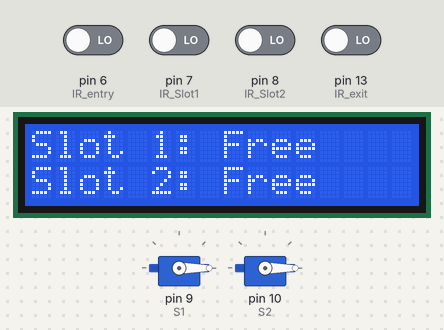
Bench run of a sketch on a simulated Arduino Uno, built with avr-gcc and run on an emulated ATmega328P. Shown: 2 × servo, 16×2 character LCD. The test bench sets the inputs (shaded band); at power-on: pin 6 (IR_entry), pin 7 (IR_Slot1), pin 8 (IR_Slot2), pin 13 (IR_exit) LOW.

Above: at 2.1 s.
5.3 s: pin 6 (IR_entry) driven HIGH
At 7.3 s:
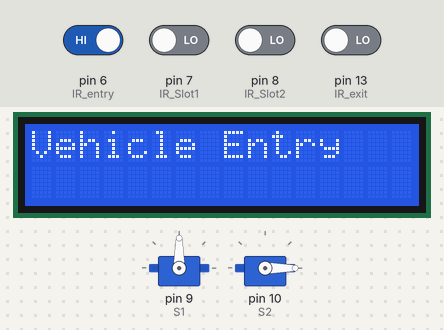
9.3 s: pin 13 (IR_exit) driven HIGH
At 11.5 s:
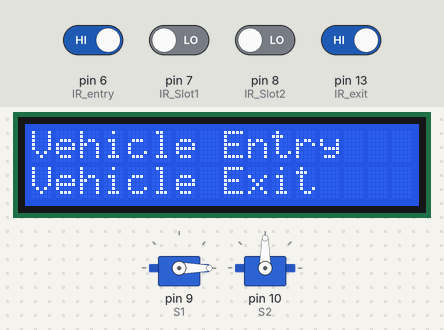
13.3 s: pin 7 (IR_Slot1) driven HIGH
At 15.1 s:
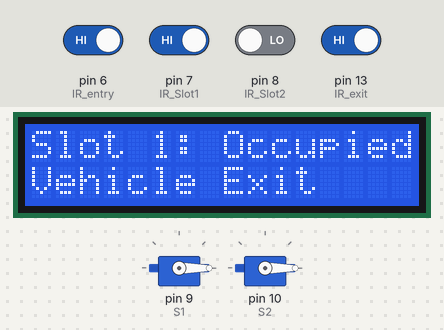
17.3 s: pin 8 (IR_Slot2) driven HIGH
At 20.2 s:
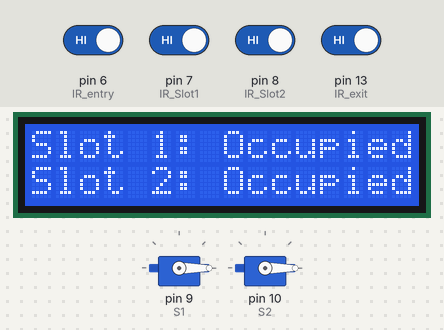
20.6 s: pin 6 (IR_entry) driven LOW
At 24.5 s:
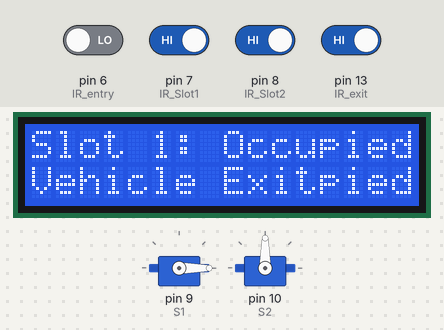
24.6 s: pin 7 (IR_Slot1) driven LOW
At 27.8 s:
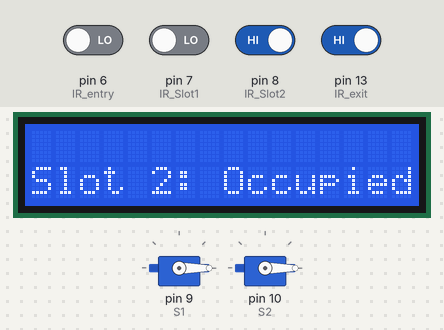
Timing chart, 0 to 35.6 s (numbered marks = the images above; inputs shaded):
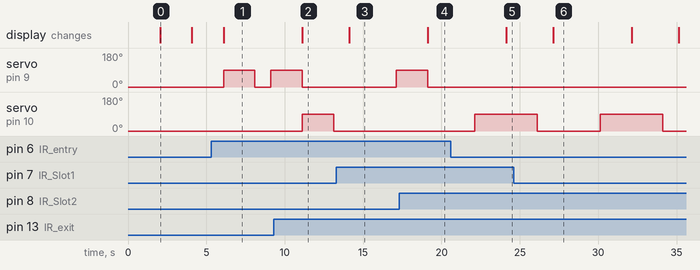

The sketch:

Arduino_C++_code.ino
```cpp
/*
 * Project 21: Smart Parking System using Arduino, IR Sensors, LCD & Servo
 * Author: Md. Akhinoor Islam
 * ESE (Energy Science and Engineering), KUET
 * Description: Detects vehicle entry/exit, monitors parking slots,
 *              controls gate servos, and displays slot status on LCD.
 */

#include <Servo.h>
#include <LiquidCrystal.h>
Servo S1, S2;
#define IR_Slot1 7
#define IR_Slot2 8
#define IR_entry 6
#define IR_exit 13
int pos=0;
// LCD pins: RS, E, D4, D5, D6, D7
LiquidCrystal lcd(12, 11, 5, 4, 3, 2);
void setup() {
    // Servo Pins
  S1.attach(9); // entryServoPin
  S2.attach(10); // exitServoPin

  S1.write(0);  // Closed
  S2.write(0);   // Closed

  // IR Sensor Pins
  pinMode(6, INPUT); // entryIR
  pinMode(13, INPUT); // exitIR
  pinMode(7, INPUT); // slot1IR
  pinMode(8, INPUT); // slot2IR


    // Initial LCD message
  lcd.begin(16, 2);
  lcd.print("Smart Parking");
lcd.setCursor(0, 1);
  lcd.print("System Ready");
  delay(2000);
  lcd.clear();
    lcd.setCursor(0, 0);
    lcd.print("Slot 1: Free");
    lcd.setCursor(0, 1);
    lcd.print("Slot 2: Free");
    delay(2000);
  lcd.clear();
}

void loop() {
  if (digitalRead(IR_Slot1) ==HIGH)
  {
    lcd.setCursor(0, 0);
    lcd.print("Slot 1: Occupied");
    delay(3000); // Delay to allow reading
    S1.write(90);  // Open gate for Slot 1
    delay(2000);   // Keep gate open for 2 seconds
    S1.write(0);   // Close gate

  }
    else {
        lcd.setCursor(0, 0);
        lcd.print("Slot 1: Free   "); // Clear previous message
        lcd.clear();
    }
  if (digitalRead(IR_Slot2) == HIGH)
  {
    lcd.setCursor(0, 1);
    lcd.print("Slot 2: Occupied");
    delay(3000); // Delay to allow reading
    S2.write(90);  // Open gate for Slot 2
    delay(2000);   // Keep gate open for 2 seconds
    S2.write(0);   // Close gate

    }

    else {
        lcd.setCursor(0, 1);
        lcd.print("Slot 2: Free   "); // Clear previous message
        lcd.clear();
    }

  if (digitalRead(IR_entry) == HIGH) {
    lcd.setCursor(0, 0);
    lcd.print("Vehicle Entry");
    S1.write(90);  // Open entry gate
    delay(2000);   // Keep gate open for 2 seconds
    S1.write(0);   // Close gate
  }
  // Check Exit IR
  if (digitalRead(IR_exit) == HIGH) {
    lcd.setCursor(0, 1);
    lcd.print("Vehicle Exit");
    S2.write(90);  // Open exit gate
    delay(2000);   // Keep gate open for 2 seconds
    S2.write(0);   // Close gate
  }
  // Add a small delay to avoid flickering
  delay(1000); // Adjust as needed for readability
}
```

Measured:
- after the input at 5.3 s, servo on pin 9 (S1): 0° → 90° after 0.80 s, → 0° 2.0 s later, → 90° 1.0 s later; the display: changes after 0.80 s (image 1)
- after the input at 9.3 s, servo on pin 9 (S1): goes on until 11.1 s, then stays 0°; servo on pin 10 (S2): 0° → 90° after 1.8 s, → 0° 2.0 s later; the display: changes after 1.8 s (image 2)
- after the input at 13.3 s, servo on pin 10 (S2): stays 0° (without the input it goes to 90° after 2.8 s); the display: changes after 0.82 s (image 3)
- after the input at 17.3 s, servo on pin 9 (S1): 90° → 0° after 1.8 s; the display: changes after 1.8 s (image 4)
- after the input at 20.6 s, servo on pin 9 (S1): stays 0° (without the input it goes to 90° after 3.5 s); servo on pin 10 (S2): goes on until 22.1 s, then stays 90°; the display: changes after 3.5 s (image 5)
- after the input at 24.6 s, servo on pin 9 (S1): stays 0° (without the input it goes to 90° after 5.5 s); the display: changes after 2.5 s (image 6)
- what the display in image 0 shows lasts 2.0 s, from 2.1 s to 4.1 s
